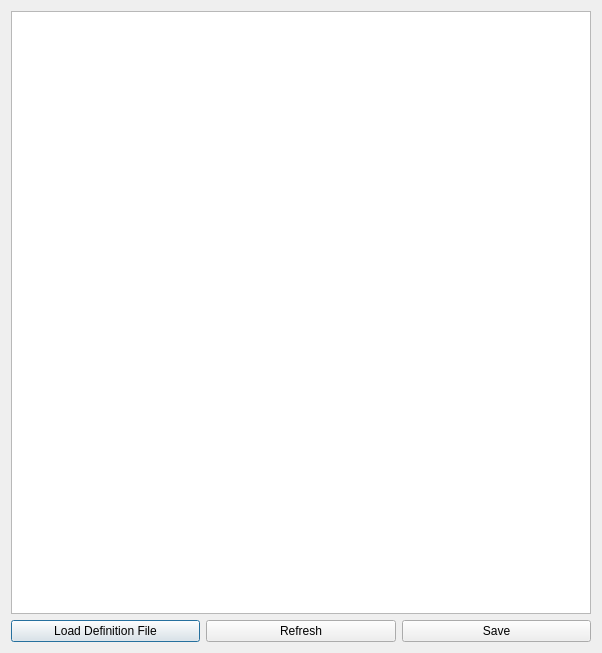
<?xml version="1.0" encoding="UTF-8"?>
<ui version="4.0">
 <class>MotorControllerConfigWindowLIN</class>
 <widget class="QDialog" name="MotorControllerConfigWindowLIN">
  <property name="geometry">
   <rect>
    <x>0</x>
    <y>0</y>
    <width>602</width>
    <height>653</height>
   </rect>
  </property>
  <property name="windowTitle">
   <string>Controller Configuration</string>
  </property>
  <layout class="QVBoxLayout" name="verticalLayout">
   <item>
    <widget class="QTableWidget" name="tableParams">
     <property name="columnCount">
      <number>0</number>
     </property>
     <attribute name="horizontalHeaderStretchLastSection">
      <bool>true</bool>
     </attribute>
    </widget>
   </item>
   <item>
    <layout class="QHBoxLayout" name="horizontalLayout">
     <item>
      <widget class="QPushButton" name="btnLoadFile">
       <property name="text">
        <string>Load Definition File</string>
       </property>
      </widget>
     </item>
     <item>
      <widget class="QPushButton" name="btnRefresh">
       <property name="text">
        <string>Refresh</string>
       </property>
      </widget>
     </item>
     <item>
      <widget class="QPushButton" name="btnSave">
       <property name="text">
        <string>Save</string>
       </property>
      </widget>
     </item>
    </layout>
   </item>
  </layout>
 </widget>
 <resources/>
 <connections/>
</ui>
